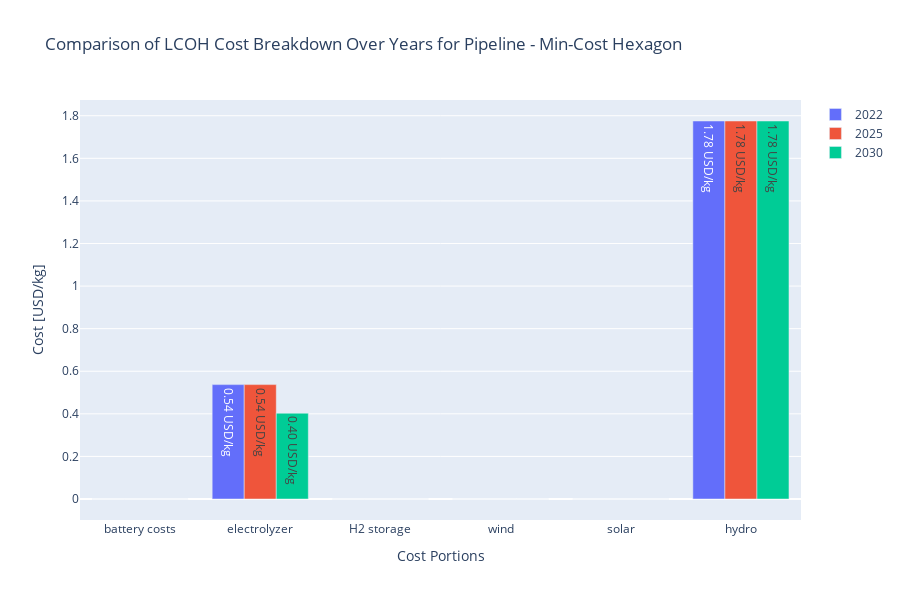

The code cell stored with this chart in its notebook:
### Code cell
import plotly.graph_objects as go

# Define the transport type and relevant columns
transport = 'pipeline'

columns = [
    f'Vientiane LCOH - {transport} battery costs portion',
    f'Vientiane LCOH - {transport} electrolyzer portion',
    f'Vientiane LCOH - {transport} H2 storage portion',
    f'Vientiane LCOH - {transport} wind portion',
    f'Vientiane LCOH - {transport} solar portion',
    f'Vientiane LCOH - {transport} hydro portion'
]

# Extract the cost values for each year
costs_2022 = [min_hex_2022[col] for col in columns]
costs_2025 = [min_hex_2025[col] for col in columns]
costs_2030 = [min_hex_2030[col] for col in columns]
# costs_post_2030 = [min_hex_post_2030[col] for col in columns]

# Create a DataFrame for easier plotting (optional, if needed)
comparison_df = pd.DataFrame({
    '2022': costs_2022,
    '2025': costs_2025,
    '2030': costs_2030,
    # 'Post-2030': costs_post_2030
}, index=[col.split(f" - {transport} ")[1].replace(' portion', '') for col in columns])

# Plot the comparison
fig = go.Figure()

# years = ['2022', '2025', '2030', 'Post-2030']
years = ['2022', '2025', '2030']
# cost_lists = [costs_2022, costs_2025, costs_2030, costs_post_2030]
cost_lists = [costs_2022, costs_2025, costs_2030]

for i, year in enumerate(years):
    fig.add_trace(go.Bar(
        name=year,
        x=comparison_df.index,
        y=cost_lists[i],
        text=[f"{v:.2f} USD/kg" for v in cost_lists[i]],
        marker=dict(color=px.colors.qualitative.Plotly[i])
    ))

# Update layout
fig.update_layout(
    barmode='group',
    title=f"Comparison of LCOH Cost Breakdown Over Years for {transport.capitalize()} - Min-Cost Hexagon",
    xaxis_title="Cost Portions",
    yaxis_title="Cost [USD/kg]",
    showlegend=True,
    width=900,
    height=600
)

fig.show()

### Figure 1 — Plotly figure (JSON) as saved in the notebook; plotly's stock layout.template omitted (floating-point values rounded to 4 significant figures)
{"data": [{"marker": {"color": "#636EFA"}, "name": "2022", "text": ["0.00 USD/kg", "0.54 USD/kg", "0.00 USD/kg", "0.00 USD/kg", "0.00 USD/kg", "1.78 USD/kg"], "type": "bar", "x": ["battery costs", "electrolyzer", "H2 storage", "wind", "solar", "hydro"], "y": [0, 0.5372, 0, 0, 0, 1.775]}, {"marker": {"color": "#EF553B"}, "name": "2025", "text": ["0.00 USD/kg", "0.54 USD/kg", "-0.00 USD/kg", "0.00 USD/kg", "0.00 USD/kg", "1.78 USD/kg"], "type": "bar", "x": ["battery costs", "electrolyzer", "H2 storage", "wind", "solar", "hydro"], "y": [0, 0.5372, -4.302e-15, 0, 0, 1.775]}, {"marker": {"color": "#00CC96"}, "name": "2030", "text": ["0.00 USD/kg", "0.40 USD/kg", "0.00 USD/kg", "0.00 USD/kg", "0.00 USD/kg", "1.78 USD/kg"], "type": "bar", "x": ["battery costs", "electrolyzer", "H2 storage", "wind", "solar", "hydro"], "y": [0, 0.4029, 0, 0, 0, 1.775]}], "layout": {"barmode": "group", "height": 600, "showlegend": true, "title": {"text": "Comparison of LCOH Cost Breakdown Over Years for Pipeline - Min-Cost Hexagon"}, "width": 900, "xaxis": {"title": {"text": "Cost Portions"}}, "yaxis": {"title": {"text": "Cost [USD/kg]"}}}}
